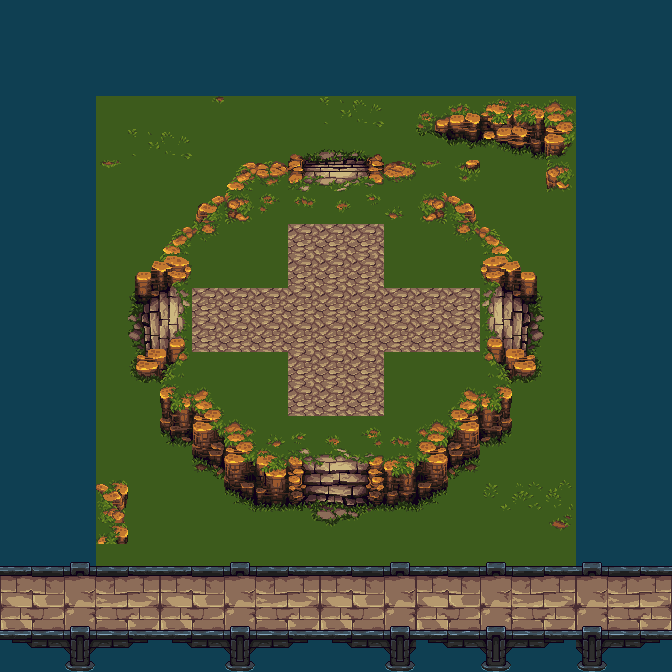

Rendered tile map (Tiled .tmx) drawn with the repository's tilesets; below, a short description and the map source with its tile grids summarised:
An orthogonal 21x21 tile map with 32x32 px tiles, 4 tile layers (navigation, floor, background, decoration2) and 18 objects (9x PLAYER_START, 9x ENEMY_START).

<map version="1.2" tiledversion="1.3.1" orientation="orthogonal" renderorder="right-down" compressionlevel="0" width="21" height="21" tilewidth="32" tileheight="32" infinite="0" nextlayerid="8" nextobjectid="34">
 <tileset firstgid="1" name="everything" tilewidth="32" tileheight="32" tilecount="4096" columns="64">
  <image source="tilesets/MainLevBuild.png" width="2048" height="2048" />
  <tile id="3741">
   <properties>
    <property name="walkable" value="true" />
   </properties>
  </tile>
 </tileset>
 <layer id="7" name="navigation" width="21" height="21">
  <data>[441 cells, 179 non-empty, 1 distinct tile ids]</data>
 </layer>
 <layer id="3" name="floor" width="21" height="21">
  <data>[441 cells, 441 non-empty, 2 distinct tile ids]</data>
 </layer>
 <layer id="4" name="background" width="21" height="21">
  <data>[441 cells, 242 non-empty, 146 distinct tile ids]</data>
 </layer>
 <layer id="5" name="decoration2" width="21" height="21">
  <data>[441 cells, 0 non-empty, 0 distinct tile ids]</data>
 </layer>
 <objectgroup id="6" name="Spawn points">
  <object id="7" name="PLAYER_START" x="96" y="96" width="32" height="32" />
  <object id="17" name="PLAYER_START" x="128" y="96" width="32" height="32" />
  <object id="18" name="PLAYER_START" x="160" y="96" width="32" height="32" />
  <object id="19" name="PLAYER_START" x="160" y="128" width="32" height="32" />
  <object id="20" name="PLAYER_START" x="128" y="128" width="32" height="32" />
  <object id="21" name="PLAYER_START" x="96" y="128" width="32" height="32" />
  <object id="22" name="PLAYER_START" x="96" y="160" width="32" height="32" />
  <object id="23" name="PLAYER_START" x="128" y="160" width="32" height="32" />
  <object id="24" name="PLAYER_START" x="160" y="160" width="32" height="32" />
  <object id="25" name="ENEMY_START" x="480" y="480" width="32" height="32" />
  <object id="26" name="ENEMY_START" x="512" y="480" width="32" height="32" />
  <object id="27" name="ENEMY_START" x="544" y="480" width="32" height="32" />
  <object id="28" name="ENEMY_START" x="512" y="512" width="32" height="32" />
  <object id="29" name="ENEMY_START" x="480" y="512" width="32" height="32" />
  <object id="30" name="ENEMY_START" x="544" y="512" width="32" height="32" />
  <object id="31" name="ENEMY_START" x="544" y="544" width="32" height="32" />
  <object id="32" name="ENEMY_START" x="512" y="544" width="32" height="32" />
  <object id="33" name="ENEMY_START" x="480" y="544" width="32" height="32" />
 </objectgroup>
</map>
